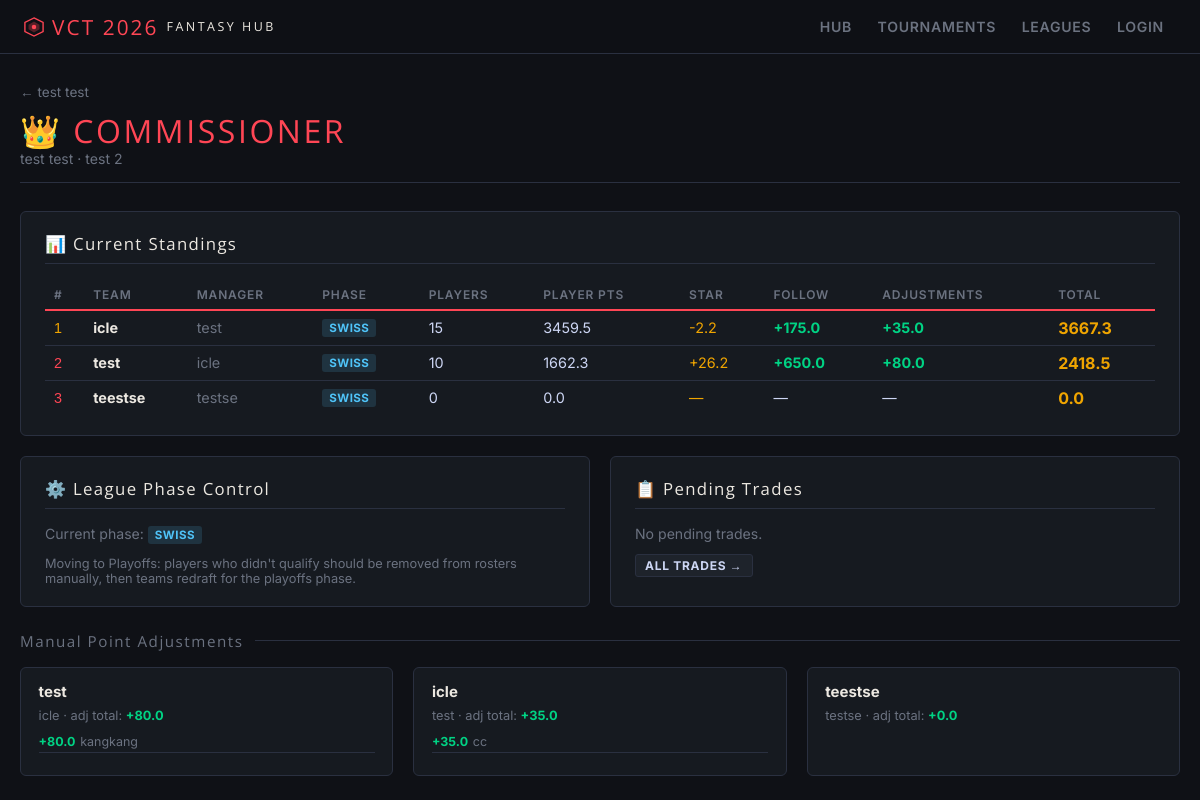
Screenshot of /league/3/commissioner with the database file from the repository.
### tables this page shows
CREATE TABLE leagues (
            id            INTEGER PRIMARY KEY AUTOINCREMENT,
            tournament_id INTEGER NOT NULL,
            name          TEXT NOT NULL,
            description   TEXT DEFAULT '',
            phase         TEXT DEFAULT 'swiss',
            ruleset       TEXT DEFAULT '{}',
            created_at    TEXT DEFAULT (datetime('now')),
            FOREIGN KEY (tournament_id) REFERENCES tournaments(id)
        );

CREATE TABLE tournaments (
            id          INTEGER PRIMARY KEY AUTOINCREMENT,
            name        TEXT NOT NULL,
            description TEXT,
            format      TEXT DEFAULT 'standard',
            status      TEXT DEFAULT 'swiss',
            created_at  TEXT DEFAULT (datetime('now'))
        );

CREATE TABLE fantasy_teams (
            id            INTEGER PRIMARY KEY AUTOINCREMENT,
            league_id     INTEGER NOT NULL,
            team_name     TEXT NOT NULL,
            manager_name  TEXT NOT NULL,
            bonus_points  REAL DEFAULT 0.0,
            created_at    TEXT DEFAULT (datetime('now')), swiss_pts_snapshot REAL DEFAULT 0.0,
            FOREIGN KEY (league_id) REFERENCES leagues(id)
        );

CREATE TABLE point_adjustments (
            id               INTEGER PRIMARY KEY AUTOINCREMENT,
            fantasy_team_id  INTEGER NOT NULL,
            amount           REAL NOT NULL,
            reason           TEXT DEFAULT '',
            created_at       TEXT DEFAULT (datetime('now')),
            FOREIGN KEY (fantasy_team_id) REFERENCES fantasy_teams(id)
        );

### app.py (the view)
@app.route("/league/<int:league_id>/commissioner")
def commissioner(league_id):
    league = db.get_league(league_id)
    if not league:
        flash("League not found.", "error")
        return redirect(url_for("leagues"))
    teams       = db.get_teams_in_league(league_id)
    tournament  = db.get_tournament(league["tournament_id"])
    standings   = db.get_league_standings(league_id)
    trades      = db.get_trades(league_id)
    all_players = db.get_players(league["tournament_id"], sort_by="ign", order="asc")
    for t in teams:
        t["adjustments"] = db.get_adjustments(t["id"])
        t["adj_total"]   = db.get_total_adjustments(t["id"])
    return render_template("commissioner.html",
                           league=league, teams=teams,
                           tournament=tournament, standings=standings,
                           trades=trades, all_players=all_players)

### app.py (called while the page is built)
def is_admin():
    return session.get("logged_in") is True

@app.context_processor
def inject_auth():
    return {"admin": is_admin()}

### database.py (called while the page is built, shortened)
def get_connection():
    conn = sqlite3.connect(DB_PATH)
    conn.row_factory = sqlite3.Row
    conn.execute("PRAGMA foreign_keys = ON")
    return conn

def get_tournament(tournament_id):
    conn = get_connection()
    row = conn.execute("SELECT * FROM tournaments WHERE id = ?", (tournament_id,)).fetchone()
    conn.close()
    return dict(row) if row else None

def get_league(league_id):
    conn = get_connection()
    row = conn.execute("""
        SELECT l.*, t.name as tournament_name
        FROM leagues l JOIN tournaments t ON t.id = l.tournament_id
        WHERE l.id = ?
    """, (league_id,)).fetchone()
    conn.close()
    return dict(row) if row else None

def get_teams_in_league(league_id):
    conn = get_connection()
    rows = conn.execute("SELECT * FROM fantasy_teams WHERE league_id = ? ORDER BY id",
                        (league_id,)).fetchall()
    conn.close()
    return [dict(r) for r in rows]

def get_roster(fantasy_team_id, phase=None):
    conn = get_connection()
    if phase:
        rows = conn.execute("""
            SELECT p.*, fr.role_slot, fr.is_star, fr.is_duplicate, fr.phase, fr.id as roster_id
            FROM players p
            JOIN fantasy_roster fr ON fr.player_id = p.player_id AND fr.tournament_id = p.tournament_id
            WHERE fr.fantasy_team_id = ? AND fr.phase = ?
            ORDER BY fr.role_slot
        """, (fantasy_team_id, phase)).fetchall()
    conn.close()
    return [dict(r) for r in rows]

def get_followed_team(fantasy_team_id):
    conn = get_connection()
    row = conn.execute("SELECT * FROM followed_teams WHERE fantasy_team_id = ?",
                       (fantasy_team_id,)).fetchone()
    conn.close()
    return dict(row) if row else None

def get_match_results(tournament_id, team_name=None):
    conn = get_connection()
    if team_name:
        rows = conn.execute("""SELECT * FROM match_results WHERE tournament_id=? AND team_name=?
                               ORDER BY id DESC""", (tournament_id, team_name)).fetchall()
    else:
        rows = conn.execute("""SELECT * FROM match_results WHERE tournament_id=?
                               ORDER BY id DESC""", (tournament_id,)).fetchall()
    conn.close()
    return [dict(r) for r in rows]

### templates/commissioner.html (shortened to what this page needs)
{% extends "base.html" %}
{% block content %}
<div style="margin-bottom:.9rem;"><a href="/league/{{ league.id }}" style="color:var(--muted);text-decoration:none;font-size:.85rem;">← {{ league.name }}</a></div>
<div class="page-header">
    <div><div class="page-title">👑 <span>COMMISSIONER</span></div><div class="page-subtitle">{{ league.name }} · {{ tournament.name }}</div></div>
</div>
<div class="card" style="margin-bottom:1.25rem;">
    <div class="card-title">📊 Current Standings</div>
    <div class="table-wrap"><table>
        <thead><tr><th>#</th><th>Team</th><th>Manager</th><th>Phase</th><th>Players</th><th>Player Pts</th><th>Star</th><th>Follow</th><th>Adjustments</th><th>TOTAL</th></tr></thead>
        <tbody>
        {% for s in standings %}
        <tr>
            <td style="font-family:'Bebas Neue',sans-serif;color:{{ 'var(--yellow)' if loop.index == 1 else 'var(--red)' }};">{{ loop.index }}</td>
            <td><a class="player-link" href="/team/{{ s.id }}">{{ s.team_name }}</a></td>
            <td style="color:var(--muted);">{{ s.manager_name }}</td>
            <td><span class="badge badge-{{ league.phase }}">{{ league.phase }}</span></td>
            <td class="mono">{{ s.player_count }}</td>
            <td class="mono">{{ "%.1f"|format(s.player_pts) }}</td>
            <td class="mono" style="color:var(--yellow);">{{ "%+.1f"|format(s.star_bonus) if s.star_bonus else '—' }}</td>
            <td class="mono {{ 'pts-positive' if s.follow_pts > 0 else 'pts-negative' if s.follow_pts < 0 else '' }}">{{ "%+.1f"|format(s.follow_pts) if s.follow_pts != 0 else '—' }}</td>
            <td class="mono {{ 'pts-positive' if s.adj_pts > 0 else 'pts-negative' if s.adj_pts < 0 else '' }}">{{ "%+.1f"|format(s.adj_pts) if s.adj_pts != 0 else '—' }}</td>
            <td class="mono pts-neutral" style="font-size:1rem;font-weight:700;">{{ "%.1f"|format(s.total_points) }}</td>
        </tr>
        {% endfor %}
        </tbody>
    </table></div>
</div>
<div class="grid-2" style="margin-bottom:1.25rem;">
    <div class="card">
        <div class="card-title">⚙️ League Phase Control</div>
        <p style="color:var(--muted);font-size:.88rem;margin-bottom:.75rem;">Current phase: <span class="badge badge-{{ league.phase }}">{{ league.phase }}</span></p>
        <p style="color:var(--muted);font-size:.8rem;margin-top:.6rem;">
            Moving to Playoffs: players who didn't qualify should be removed from rosters manually, then teams redraft for the playoffs phase.
        </p>
    </div>
    <div class="card">
        <div class="card-title">📋 Pending Trades</div>
        {% set pending = trades | selectattr('status','equalto','pending') | list %}
        {% if pending %}
        {% for trade in pending %}
        <div style="padding:.5rem 0;border-bottom:1px solid var(--border);font-size:.85rem;">
            <span style="color:var(--yellow);">↔</span>
            <strong>{{ trade.from_team_name }}</strong> → <strong style="color:var(--red);">{{ trade.from_player_ign }}</strong>
            for <strong>{{ trade.to_team_name }}</strong>'s <strong style="color:var(--green);">{{ trade.to_player_ign }}</strong>
            <div style="display:flex;gap:.3rem;margin-top:.4rem;">
                {% if admin %}
<form method="POST" action="/trade/{{ trade.id }}/accept"><button type="submit" class="btn btn-success btn-xs">✓ Accept</button></form>
{% endif %}
                {% if admin %}
<form method="POST" action="/trade/{{ trade.id }}/reject"><button type="submit" class="btn btn-danger btn-xs">✕ Reject</button></form>
{% endif %}
            </div>
        </div>
        {% endfor %}
        {% else %}
        <div style="color:var(--muted);font-size:.88rem;">No pending trades.</div>
        {% endif %}
        <div style="margin-top:.75rem;"><a href="/league/{{ league.id }}/trades" class="btn btn-secondary btn-sm">All Trades →</a></div>
    </div>
</div>
<div class="section-div">Manual Point Adjustments</div>
<div class="grid-3">
{% for t in teams %}
<div class="card card-sm">
    <div style="font-weight:700;color:var(--accent);margin-bottom:.4rem;">{{ t.team_name }}</div>
    <div style="color:var(--muted);font-size:.8rem;margin-bottom:.5rem;">{{ t.manager_name }} · adj total: <span class="mono {{ 'pts-positive' if t.adj_total >= 0 else 'pts-negative' }}">{{ "%+.1f"|format(t.adj_total) }}</span></div>
    {% if t.adjustments %}
    <div style="max-height:100px;overflow-y:auto;margin-bottom:.5rem;">
    {% for a in t.adjustments %}
    <div style="display:flex;align-items:center;gap:.3rem;font-size:.78rem;padding:.2rem 0;border-bottom:1px solid var(--border);">
        <span class="mono {{ 'pts-positive' if a.amount >= 0 else 'pts-negative' }}">{{ "%+.1f"|format(a.amount) }}</span>
        <span style="color:var(--muted);flex:1;overflow:hidden;text-overflow:ellipsis;">{{ a.reason or '—' }}</span>
    </div>
    {% endfor %}
    </div>
    {% endif %}
</div>
{% endfor %}
</div>
{% endblock %}

### templates/base.html (style rules this page uses)
:root { --red:#ff4655; --red2:#c0392b; --dark:#0f1116; --dark2:#161a20; --dark3:#1e232b; --dark4:#252b35; --border:#2a3040; --text:#cdd6f4; --muted:#6b7280; --accent:#ece8e1; --green:#00d384; --yellow:#f0a500; --blue:#4fc3f7; }
* { box-sizing:border-box;margin:0;padding:0; }
body { background:var(--dark);color:var(--text);font-family:'Inter',sans-serif;font-size:15px;min-height:100vh; }
.page-header { margin-bottom:1.75rem;padding-bottom:.9rem;border-bottom:1px solid var(--border);display:flex;align-items:flex-end;justify-content:space-between;gap:1rem;flex-wrap:wrap; }
.page-title { font-family:'Open Sans',sans-serif;font-size:2rem;letter-spacing:.08em;color:var(--accent);line-height:1; }
.page-title span { color:var(--red); }
.page-subtitle { color:var(--muted);font-size:.88rem;margin-top:3px; }
.card { background:var(--dark2);border:1px solid var(--border);border-radius:6px;padding:1.25rem 1.5rem; }
.card-title { font-family:'Open Sans',sans-serif;font-size:1.05rem;letter-spacing:.08em;color:var(--accent);margin-bottom:1rem;padding-bottom:.5rem;border-bottom:1px solid var(--border); }
.card-sm { padding:.9rem 1.1rem; }
.table-wrap { overflow-x:auto; }
table { width:100%;border-collapse:collapse;font-size:.9rem; }
thead tr { border-bottom:2px solid var(--red); }
th { color:var(--muted);font-weight:600;font-size:.75rem;text-transform:uppercase;letter-spacing:.07em;padding:7px 9px;text-align:left;white-space:nowrap; }
td { padding:7px 9px;border-bottom:1px solid var(--border);white-space:nowrap; }
tr:last-child td { border-bottom:none; }
.btn { display:inline-flex;align-items:center;gap:5px;padding:6px 14px;font-family:'Inter',sans-serif;font-weight:700;font-size:.82rem;letter-spacing:.06em;text-transform:uppercase;text-decoration:none;border:none;border-radius:3px;cursor:pointer;transition:opacity .15s,transform .1s;white-space:nowrap; }
.btn-secondary { background:var(--dark3);color:var(--text);border:1px solid var(--border); }
.btn-sm { padding:3px 9px;font-size:.75rem; }
.badge { display:inline-block;padding:2px 7px;border-radius:3px;font-size:.72rem;font-weight:700;letter-spacing:.04em;text-transform:uppercase; }
.badge-swiss { background:rgba(79,195,247,.15);color:var(--blue); }
.grid-2 { display:grid;grid-template-columns:1fr 1fr;gap:1.25rem; }
.grid-3 { display:grid;grid-template-columns:1fr 1fr 1fr;gap:1.25rem; }
.mono { font-family:'Inter',monospace; }
.player-link { color:var(--accent);text-decoration:none;font-weight:700; }
.section-div { display:flex;align-items:center;gap:.75rem;margin:1.5rem 0 1rem;font-family:'Open Sans',sans-serif;font-size:.95rem;letter-spacing:.1em;color:var(--muted); }
.section-div::after { content:'';flex:1;height:1px;background:var(--border); }
.pts-positive { color:var(--green);font-weight:700; }
.pts-neutral { color:var(--yellow);font-weight:700; }

### rows the page displays
leagues: name "test test", phase "SWISS" "SWISS", phase "SWISS"
tournaments: name "test 2"
fantasy_teams: team_name "icle", manager_name "test", team_name "icle", manager_name "test", adj_total "+35.0"
fantasy_teams: team_name "test", manager_name "icle", team_name "test", manager_name "icle", adj_total "+80.0"
fantasy_teams: team_name "teestse", manager_name "testse", player_count "0", player_pts "0.0", star_bonus "—", follow_pts "—", adj_pts "—", total_points "0.0", adj_total "+0.0"
point_adjustments: amount "+80.0", reason "kangkang"
point_adjustments: amount "+35.0", reason "cc"

### other values shown
{{ s.player_count }} "15" "10"
{{ "%.1f"|format(s.player_pts) }} "3459.5" "1662.3"
{{ "%+.1f"|format(s.star_bonus) if s.star_bonus else '—' }} "-2.2" "+26.2"
{{ "%+.1f"|format(s.follow_pts) if s.follow_pts != 0 else '—' }} "+175.0" "+650.0"
{{ "%+.1f"|format(s.adj_pts) if s.adj_pts != 0 else '—' }} "+35.0" "+80.0"
{{ "%.1f"|format(s.total_points) }} "3667.3" "2418.5"
